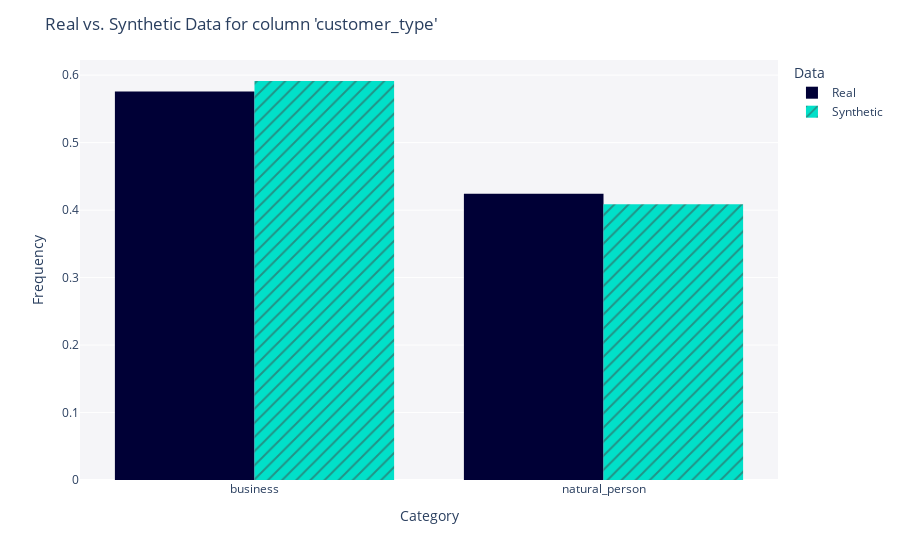

Notebook code cell kept with this figure:
### Code cell
plot_all_columns(real_data, synthetic_data, metadata)

### Figure 1 — Plotly figure (JSON) as saved in the notebook; plotly's stock layout.template omitted (floating-point values rounded to 4 significant figures; data arrays with more than 128 entries replaced by an {"elided": "..."} marker saying what was removed)
{"data": [{"alignmentgroup": "True", "bingroup": "x", "histnorm": "probability density", "hovertemplate": "<b>Real</b><br>Frequency: %{y}<extra></extra>", "legendgroup": "Real", "marker": {"color": "#000036", "pattern": {"shape": ""}}, "name": "Real", "offsetgroup": "Real", "orientation": "v", "showlegend": true, "type": "histogram", "x": {"elided": "509 str values"}, "xaxis": "x", "yaxis": "y"}, {"alignmentgroup": "True", "bingroup": "x", "histnorm": "probability density", "hovertemplate": "<b>Synthetic</b><br>Frequency: %{y}<extra></extra>", "legendgroup": "Synthetic", "marker": {"color": "#01E0C9", "pattern": {"shape": "/"}}, "name": "Synthetic", "offsetgroup": "Synthetic", "orientation": "v", "showlegend": true, "type": "histogram", "x": {"elided": "509 str values"}, "xaxis": "x", "yaxis": "y"}], "layout": {"barmode": "group", "legend": {"title": {"text": "Data"}, "tracegroupgap": 0}, "margin": {"t": 60}, "plot_bgcolor": "#F5F5F8", "title": {"text": "Real vs. Synthetic Data for column 'customer_type'"}, "xaxis": {"anchor": "y", "domain": [0, 1], "title": {"text": "Category"}}, "yaxis": {"anchor": "x", "domain": [0, 1], "title": {"text": "Frequency"}}}}
